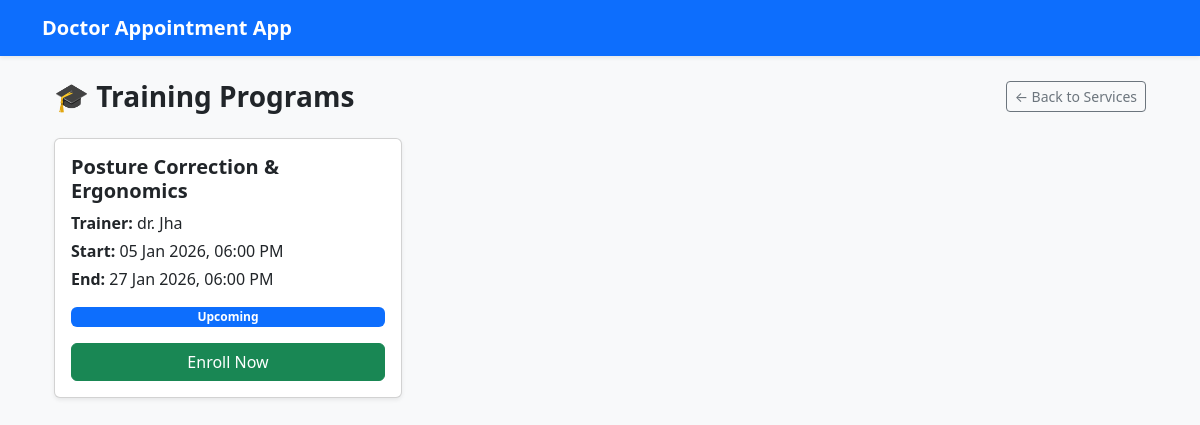
The page /training/ on the database its author committed.
### training/models.py (models this page shows, shortened)
class TrainingCourse(models.Model):
    name = models.CharField(max_length=100)
    trainer_name = models.CharField(max_length=100)
    STATUS_CHOICES = [
        ("UPCOMING", "Upcoming"),
        ("ONGOING", "Ongoing"),
        ("COMPLETED", "Completed"),
    ]
    status = models.CharField(
        max_length=20,
        choices=STATUS_CHOICES,
        default="UPCOMING"
    )
    start_datetime = models.DateTimeField()
    end_datetime = models.DateTimeField()

### training/views.py (the view)
# urls.py: path("training/", training_list, name="training"),
def training_list(request):
    courses = TrainingCourse.objects.filter(
        status__in=["UPCOMING", "ONGOING"]
    )
    enrolled_course_ids = []
    if request.user.is_authenticated:
        enrolled_course_ids = list(
            TrainingEnrollment.objects.filter(
                user=request.user
            ).values_list("course_id", flat=True)
        )
    return render(
        request,
        "training/training_list.html",
        {
            "courses": courses,
            "enrolled_course_ids": enrolled_course_ids,
        }
    )

### templates/training/training_list.html (shortened to what this page needs)
{% extends "base.html" %}
{% block content %}
<div class="container mt-4">
    <div class="d-flex justify-content-between align-items-center mb-4">
        <h3 class="fw-bold mb-0">🎓 Training Programs</h3>
        <a href="{% url 'services' %}" class="btn btn-outline-secondary btn-sm">
            ← Back to Services
        </a>
    </div>
    {% if courses %}
    <div class="row g-4">
        {% for course in courses %}
        <div class="col-md-4">
            <div class="card h-100 shadow-sm">
                <div class="card-body d-flex flex-column">
                    <h5 class="card-title fw-semibold">
                        {{ course.name }}
                    </h5>
                    <p class="mb-1">
                        <strong>Trainer:</strong> {{ course.trainer_name }}
                    </p>
                    <p class="mb-1">
                        <strong>Start:</strong>
                        {{ course.start_datetime|date:"d M Y, h:i A" }}
                    </p>
                    <p class="mb-3">
                        <strong>End:</strong>
                        {{ course.end_datetime|date:"d M Y, h:i A" }}
                    </p>
                    {% if course.status == "UPCOMING" %}
                        <span class="badge bg-primary mb-3">Upcoming</span>
                    {% elif course.status == "ONGOING" %}
                        <span class="badge bg-success mb-3">Ongoing</span>
                    {% else %}
                        <span class="badge bg-secondary mb-3">Completed</span>
                    {% endif %}
                    <div class="mt-auto">
                        {% if course.id in enrolled_course_ids %}
                            <button class="btn btn-outline-success w-100" disabled>
                                ✓ Enrolled
                            </button>
                        {% elif course.status != "COMPLETED" %}
                            <a href="{% url 'training:course_enroll' course.id %}"
                               class="btn btn-success w-100">
                                Enroll Now
                            </a>
                        {% else %}
                            <button class="btn btn-outline-secondary w-100" disabled>
                                Enrollment Closed
                            </button>
                        {% endif %}
                    </div>
                </div>
            </div>
        </div>
        {% endfor %}
    </div>
    {% else %}
    <div class="alert alert-info text-center">
        No training programs available at the moment.
    </div>
    {% endif %}
</div>
{% endblock %}

### rows shown on the page
TrainingCourse: name "Posture Correction & Ergonomics", trainer_name "dr. Jha", start_datetime "05 Jan 2026, 06:00 PM", end_datetime "27 Jan 2026, 06:00 PM", status "Upcoming"
